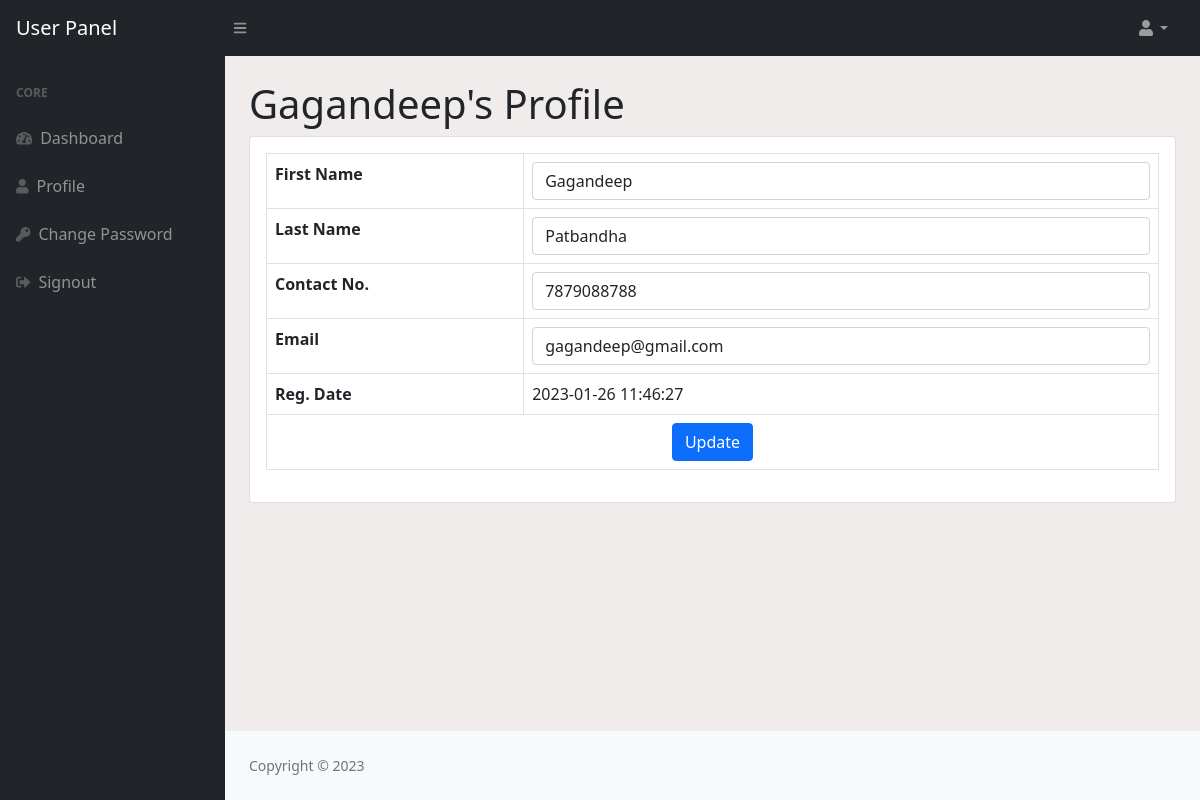
Page /loginsystem/edit-profile.php (signed in) on the committed database.
### tables this page shows
CREATE TABLE `users` (
  `id` int(11) NOT NULL,
  `fname` varchar(255) DEFAULT NULL,
  `lname` varchar(255) DEFAULT NULL,
  `email` varchar(255) DEFAULT NULL,
  `password` varchar(300) DEFAULT NULL,
  `contactno` varchar(11) DEFAULT NULL,
  `posting_date` timestamp NOT NULL DEFAULT current_timestamp()
);

### loginsystem/edit-profile.php (the view, shortened to what this page needs)
<?php session_start();
include_once('includes/config.php');
if (strlen($_SESSION['id']==0)) {
  header('location:logout.php');
  } else{
?>
<!DOCTYPE html>
<html lang="en">
    <head>
        <link href="https://cdn.jsdelivr.net/npm/simple-datatables@latest/dist/style.css" rel="stylesheet" />
        <link href="css/styles.css" rel="stylesheet" />
    </head>
    <body class="sb-nav-fixed">
      <?php include_once('includes/navbar.php');?>
        <div id="layoutSidenav">
          <?php include_once('includes/sidebar.php');?>
            <div id="layoutSidenav_content">
                <main>
                    <div class="container-fluid px-4">
<?php
$userid=$_SESSION['id'];
$query=mysqli_query($con,"select * from users where id='$userid'");
while($result=mysqli_fetch_array($query))
{?>
                        <h1 class="mt-4"><?php echo $result['fname'];?>'s Profile</h1>
                        <div class="card mb-4">
                     <form method="post">
                            <div class="card-body">
                                <table class="table table-bordered">
                                   <tr>
                                    <th>First Name</th>
                                       <td><input class="form-control" id="fname" name="fname" type="text" value="<?php echo $result['fname'];?>" required /></td>
                                   </tr>
                                   <tr>
                                       <th>Last Name</th>
                                       <td><input class="form-control" id="lname" name="lname" type="text" value="<?php echo $result['lname'];?>"  required /></td>
                                   </tr>
                                         <tr>
                                       <th>Contact No.</th>
                                       <td colspan="3"><input class="form-control" id="contact" name="contact" type="text" value="<?php echo $result['contactno'];?>"  pattern="[0-9]{10}" title="10 numeric characters only"  maxlength="10" required /></td>
                                   </tr>
                                   <tr>
                                       <th>Email</th>
                                       <td><input class="form-control" id="email" name="email" type="text" value="<?php echo $result['email'];?>"  required /></td>
                                   </tr>
                                        <tr>
                                       <th>Reg. Date</th>
                                       <td colspan="3"><?php echo $result['posting_date'];?></td>
                                   </tr>
                                   <tr>
                                       <td colspan="4" style="text-align:center ;"><button type="submit" class="btn btn-primary btn-block" name="update">Update</button></td>
                                   </tr>
                                </table>
                            </div>
                            </form>
                        </div>
<?php } ?>
                    </div>
                </main>
          <?php include('includes/footer.php');?>
            </div>
        </div>
    </body>
</html>
<?php } ?>

### rows in the picture
users: fname "Gagandeep", lname "Patbandha", contact "7879088788", email "gagandeep@gmail.com", posting_date "2023-01-26 11:46:27"
